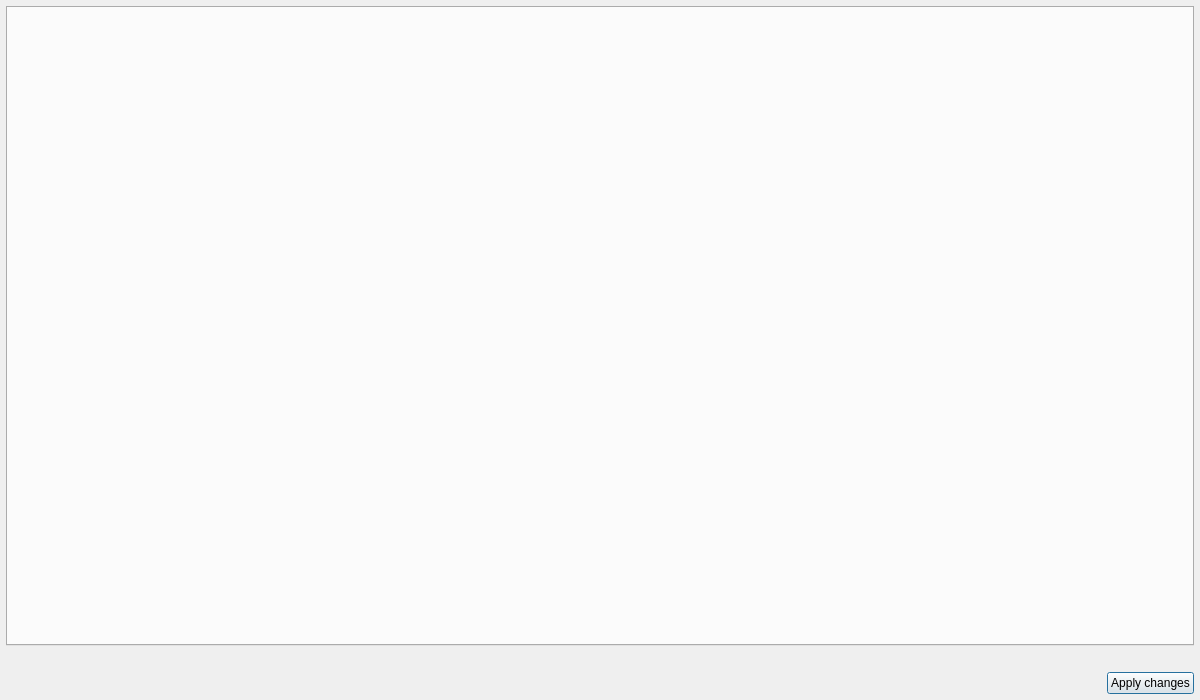
<?xml version="1.0" encoding="UTF-8"?>
<ui version="4.0">
 <class>DynamicBlockPropertiesDialog</class>
 <widget class="QDialog" name="DynamicBlockPropertiesDialog">
  <property name="geometry">
   <rect>
    <x>0</x>
    <y>0</y>
    <width>1200</width>
    <height>700</height>
   </rect>
  </property>
  <property name="windowTitle">
   <string>Block properties</string>
  </property>
  <layout class="QVBoxLayout" name="main_layout">
   <property name="leftMargin">
    <number>6</number>
   </property>
   <property name="topMargin">
    <number>6</number>
   </property>
   <property name="rightMargin">
    <number>6</number>
   </property>
   <property name="bottomMargin">
    <number>6</number>
   </property>
   <item>
    <widget class="QTabWidget" name="tab_widget">
     <property name="currentIndex">
      <number>-1</number>
     </property>
    </widget>
   </item>
   <item>
    <widget class="QLabel" name="status_label">
     <property name="visible">
      <bool>false</bool>
     </property>
     <property name="text">
      <string/>
     </property>
     <property name="wordWrap">
      <bool>true</bool>
     </property>
     <property name="textInteractionFlags">
      <set>Qt::TextInteractionFlag::TextSelectableByMouse</set>
     </property>
    </widget>
   </item>
   <item>
    <layout class="QHBoxLayout" name="button_layout">
     <item>
      <spacer name="button_spacer">
       <property name="orientation">
        <enum>Qt::Orientation::Horizontal</enum>
       </property>
       <property name="sizeHint" stdset="0">
        <size>
         <width>40</width>
         <height>20</height>
        </size>
       </property>
      </spacer>
     </item>
     <item>
      <widget class="QPushButton" name="apply_button">
       <property name="text">
        <string>Apply changes</string>
       </property>
       <property name="icon">
        <iconset resource="../../../Icons/icons.qrc">
         <normaloff>:/Icons/icons/accept.png</normaloff>:/Icons/icons/accept.png</iconset>
       </property>
      </widget>
     </item>
    </layout>
   </item>
  </layout>
 </widget>
 <resources>
  <include location="../../../Icons/icons.qrc"/>
 </resources>
 <connections/>
</ui>
